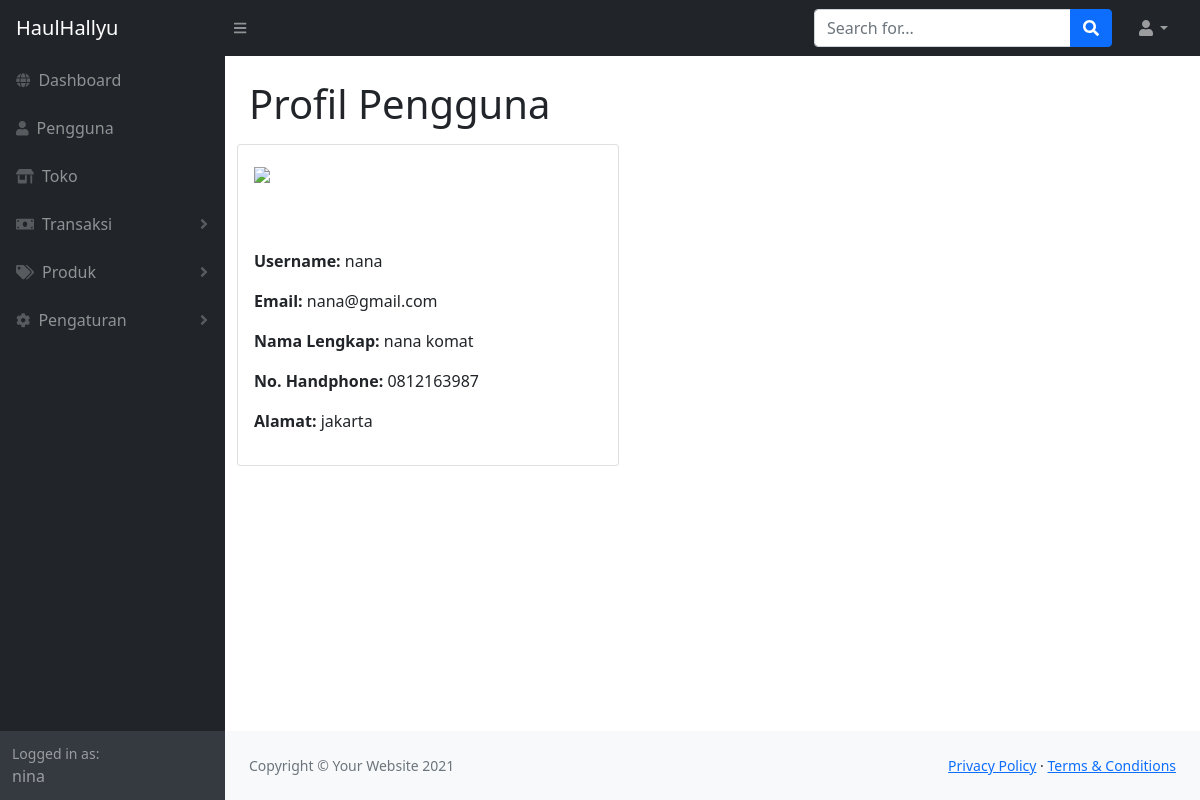
The app's page /detailseller.php?username=nana (signed in) with its own data.
### tables this page shows
CREATE TABLE `seller` (
  `s_username` char(100) NOT NULL,
  `s_nama` varchar(100) DEFAULT NULL,
  `s_email` varchar(100) DEFAULT NULL,
  `s_password` varchar(100) DEFAULT NULL,
  `s_alamat` text DEFAULT NULL,
  `s_nohp` char(14) DEFAULT NULL,
  `s_namabank` varchar(100) DEFAULT NULL,
  `s_norek` varchar(100) DEFAULT NULL,
  `s_image` varchar(100) DEFAULT NULL
);

### detailseller.php (the view, shortened to what this page needs)
<!DOCTYPE html>
<html lang="en">
<?php
    require "fungsi.php";
    $sql = "SELECT * FROM seller WHERE s_username='".$_GET['username']."'";
    $result = mysqli_query($conn,$sql);
    $row = mysqli_fetch_array($result);
    $user = $row['s_username'];
    $email = $row['s_email'];
    $name = $row['s_nama'];
    $nohp = $row['s_nohp'];
    $alamat = $row['s_alamat'];
    $image =$row['s_image'];
?>
    <head>
        <link href="https://cdn.jsdelivr.net/npm/simple-datatables@latest/dist/style.css" rel="stylesheet" />
        <link href="css/styles.css" rel="stylesheet" />
    </head>
    <body class="sb-nav-fixed">
        <?php require "navbar.php"; ?>
        <div id="layoutSidenav">
            <?php require "sidebar.php"; ?>
            <div id="layoutSidenav_content">
                <main>
                    <div class="container-fluid px-4">
                        <h1 class="mt-4">Profil Pengguna</h1>
                    </div>
                    <div class="container mt-3">
                        <div class="row">
                            <div class="col-5">
                                <div id="accordion">
                                    <div class="card">
                                      <div id="collapseOne" class="collapse show" data-parent="#accordion">
                                        <div class="card-body">
                                            <p><img src="assets/img/<?=$image; ?>" width="300"></p><br><br>
                                            <p><span class="fw-bold"> Username: </span>
                                                <?php echo $user ?></p>
                                            <p><span class="fw-bold"> Email: </span>
                                                <?php echo $email ?></p>
                                            <p><span class="fw-bold"> Nama Lengkap: </span>
                                                <?php echo $name ?></p>
                                            <p><span class="fw-bold"> No. Handphone: </span>
                                                <?php echo $nohp ?></p>
                                            <p><span class="fw-bold"> Alamat: </span>
                                                <?php echo $alamat ?></p>
                                        </div>
                                      </div>
                                    </div>
                                </div>
                            </div>
                        </div>
                    </div>
                </main>
                <?php require "footer.php"; ?>
            </div>
    </body>
</html>

### sidebar.php (shortened to what this page needs)
<div id="layoutSidenav_nav">
    <nav class="sb-sidenav accordion sb-sidenav-dark" id="sidenavAccordion">
        <div class="sb-sidenav-menu">
            <div class="nav">
                <a class="nav-link" href="index.php">
                    <div class="sb-nav-link-icon"><i class="fas fa-globe"></i></div>
                    Dashboard
                </a>
                <a class="nav-link" href="pengguna.php">
                    <div class="sb-nav-link-icon"><i class="fas fa-user"></i></div>
                    Pengguna
                </a>
                <a class="nav-link" href="toko.php">
                    <div class="sb-nav-link-icon"><i class="fas fa-store-alt"></i></div>
                    Toko
                </a>
                <a class="nav-link collapsed" href="#" data-bs-toggle="collapse" data-bs-target="#collapseTrans" aria-expanded="false" aria-controls="collapseTrans">
                        <div class="sb-nav-link-icon"><i class="fas fa-money-bill"></i></div>
                        Transaksi
                        <div class="sb-sidenav-collapse-arrow"><i class="fas fa-angle-down"></i></div>
                </a>
                <a class="nav-link collapsed" href="#" data-bs-toggle="collapse" data-bs-target="#collapsePages" aria-expanded="false" aria-controls="collapsePages">
                        <div class="sb-nav-link-icon"><i class="fas fa-tags"></i></div>
                        Produk
                        <div class="sb-sidenav-collapse-arrow"><i class="fas fa-angle-down"></i></div>
                </a>
                <a class="nav-link collapsed" href="#" data-bs-toggle="collapse" data-bs-target="#collapseSetting" aria-expanded="false" aria-controls="collapseSetting">
                    <div class="sb-nav-link-icon"><i class="fas fa-cog"></i></div>
                    Pengaturan
                    <div class="sb-sidenav-collapse-arrow"><i class="fas fa-angle-down"></i></div>
                </a>
            </div>
        </div>
        <div class="sb-sidenav-footer">
            <div class="small">Logged in as:</div>
                <?php
                    require "koneksidb.php";
                    $sql = "SELECT * FROM admin WHERE a_username='".$_SESSION['username']."'";
                    $result = mysqli_query($conn,$sql);
                    $row = mysqli_fetch_array($result);
                    $nama = $row['a_nama'];
                    echo $nama;
                ?>
        </div>
    </nav>
</div>

### records on screen
seller: s_username "nana", s_email "nana@gmail.com", s_nama "nana komat", s_nohp "0812163987", s_alamat "jakarta"

### other values on screen
$nama "nina"
